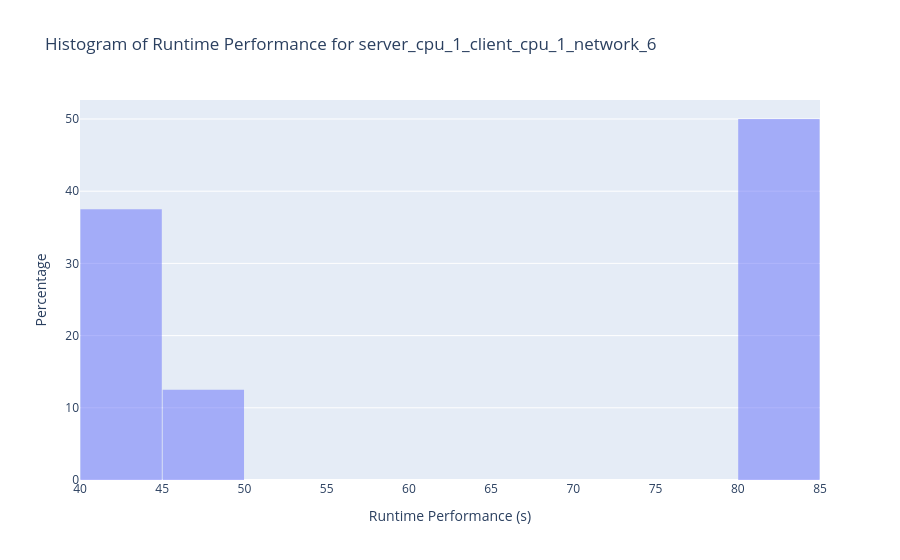
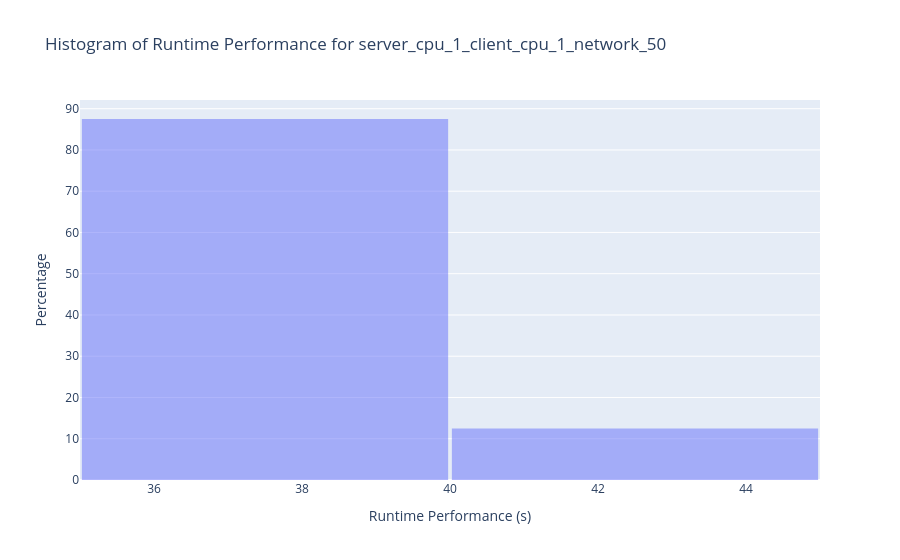
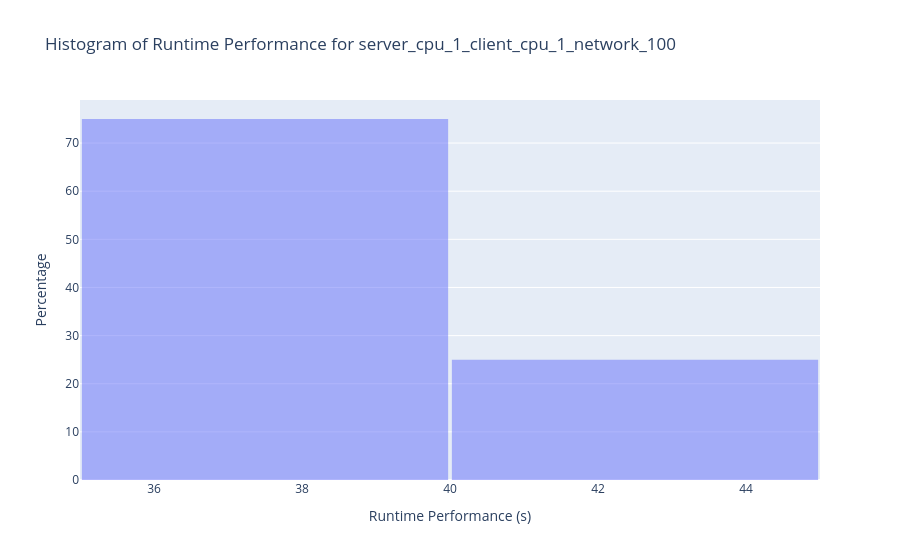
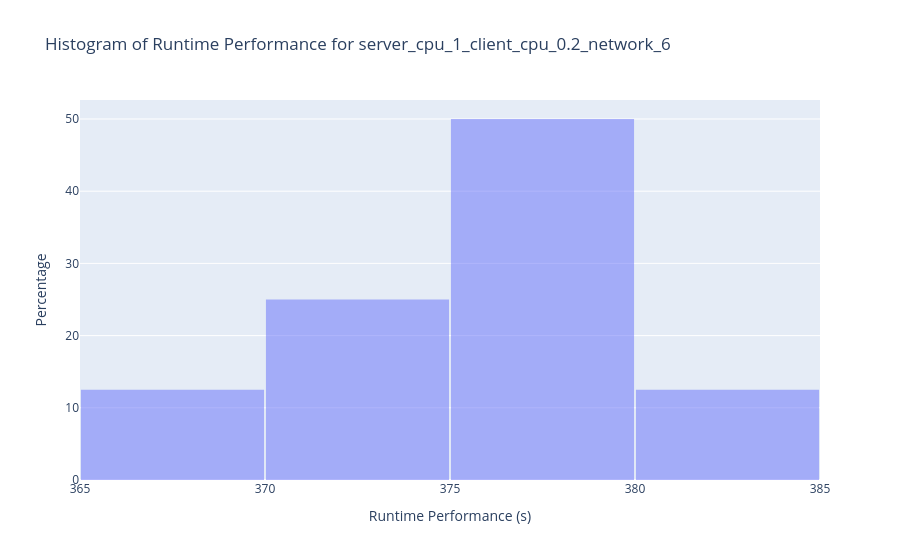

The notebook cell saved with these charts, in order:
### Code cell
# Create a figure for each scenario
figures = []

# Iterate over each scenario and create a separate histogram figure
for scenario_name, condition in scenario_filters.items():
    # Filter the DataFrame for the selected scenario
    histogram_df = df[condition].copy()

    # Check if there are values for the scenario
    if not histogram_df.empty:
        # Drop the 'compression' column
        histogram_df.drop(['host','system','table'], axis=1, inplace=True)
        histogram_df = pd.get_dummies(histogram_df, columns=['compression'])

        scaler = MaxAbsScaler()

        # Define columns to scale
        columns_to_scale = histogram_df.columns.difference(['time', 'datasize'])

        # Apply MinMaxScaler to selected columns
        histogram_df[columns_to_scale] = scaler.fit_transform(histogram_df[columns_to_scale])

        # Calculate the bin size (in seconds)
        bin_size = 3

        # Calculate the number of bins based on the bin size
        num_bins = int((histogram_df['time'].max() - histogram_df['time'].min()) / bin_size)

        # Create a histogram trace
        trace = go.Histogram(
            x=histogram_df['time'],
            nbinsx=num_bins,
            histnorm='percent',  # Display as percentage
            opacity=0.5,
        )

        # Create a layout for the figure
        layout = go.Layout(
            title=f'Histogram of Runtime Performance for {scenario_name}',
            xaxis_title='Runtime Performance (s)',
            yaxis_title='Percentage',
            bargap=0.01,
        )

        # Create the figure
        fig = go.Figure(data=[trace], layout=layout)

        # Add the figure to the list of figures
        figures.append(fig)

# Show each figure separately
for fig in figures:
    fig.show()

### Figure 1 — Plotly figure (JSON) as saved in the notebook; plotly's stock layout.template omitted (floating-point values rounded to 4 significant figures)
{"data": [{"histnorm": "percent", "nbinsx": 13, "opacity": 0.5, "type": "histogram", "x": [45.03, 84.55, 44.85, 44.88, 84.61, 44.75, 84.53, 84.61]}], "layout": {"autosize": true, "bargap": 0.01, "title": {"text": "Histogram of Runtime Performance for server_cpu_1_client_cpu_1_network_6"}, "xaxis": {"autorange": true, "range": [40, 85], "title": {"text": "Runtime Performance (s)"}, "type": "linear"}, "yaxis": {"autorange": true, "range": [0, 52.63], "title": {"text": "Percentage"}}}}

### Figure 2 — Plotly figure (JSON) as saved in the notebook; plotly's stock layout.template omitted (floating-point values rounded to 4 significant figures)
{"data": [{"histnorm": "percent", "nbinsx": 2, "opacity": 0.5, "type": "histogram", "x": [39.39, 43.86, 37.5, 36.47, 35.71, 37.53, 37.46, 35.8]}], "layout": {"autosize": true, "bargap": 0.01, "title": {"text": "Histogram of Runtime Performance for server_cpu_1_client_cpu_1_network_50"}, "xaxis": {"autorange": true, "range": [35, 45], "title": {"text": "Runtime Performance (s)"}, "type": "linear"}, "yaxis": {"autorange": true, "range": [0, 92.11], "title": {"text": "Percentage"}}}}

### Figure 3 — Plotly figure (JSON) as saved in the notebook; plotly's stock layout.template omitted (floating-point values rounded to 4 significant figures)
{"data": [{"histnorm": "percent", "nbinsx": 2, "opacity": 0.5, "type": "histogram", "x": [38.26, 39.52, 39.12, 40.91, 35.7, 36.64, 42.13, 36.17]}], "layout": {"autosize": true, "bargap": 0.01, "title": {"text": "Histogram of Runtime Performance for server_cpu_1_client_cpu_1_network_100"}, "xaxis": {"autorange": true, "range": [35, 45], "title": {"text": "Runtime Performance (s)"}, "type": "linear"}, "yaxis": {"autorange": true, "range": [0, 78.95], "title": {"text": "Percentage"}}}}

### Figure 4 — Plotly figure (JSON) as saved in the notebook; plotly's stock layout.template omitted (floating-point values rounded to 4 significant figures)
{"data": [{"histnorm": "percent", "nbinsx": 4, "opacity": 0.5, "type": "histogram", "x": [372.2, 377.4, 380.3, 378.2, 377.7, 366.5, 379.1, 371.3]}], "layout": {"autosize": true, "bargap": 0.01, "title": {"text": "Histogram of Runtime Performance for server_cpu_1_client_cpu_0.2_network_6"}, "xaxis": {"autorange": true, "range": [365, 385], "title": {"text": "Runtime Performance (s)"}, "type": "linear"}, "yaxis": {"autorange": true, "range": [0, 52.63], "title": {"text": "Percentage"}}}}
